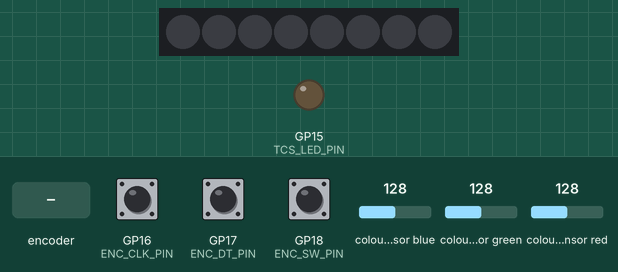
Simulated run of this sketch. Board: Raspberry Pi Pico. On the bench: 8 RGB LEDs in strip order, left to right, output pins drawn as LEDs (lit = HIGH). Inputs (shaded band) come from the test bench; at power-on: GP18 (ENC_SW_PIN) HIGH, GP16 (ENC_CLK_PIN) HIGH, GP17 (ENC_DT_PIN) HIGH, colour sensor blue 128, colour sensor green 128, colour sensor red 128. Dim RGB values are drawn brighter than linear.

Above: at 1.2 s.
1.3 s: rotary encoder on GP16 (ENC_CLK_PIN) / GP17 (ENC_DT_PIN) turned 3 steps (first pin leading)
At 2.5 s:
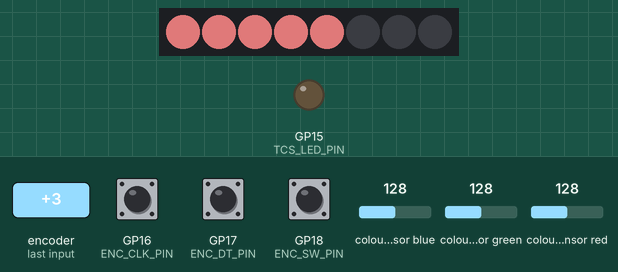
4.2 s: GP18 (ENC_SW_PIN) pulled LOW for 0.15 s
At 5.1 s:
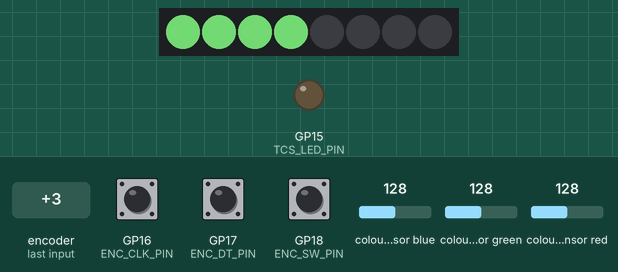
8.5 s: GP18 (ENC_SW_PIN) pulled LOW for 1 s
At 10.8 s:
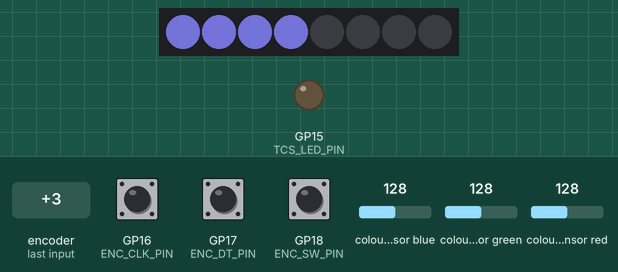
13.7 s: GP18 (ENC_SW_PIN) pulled LOW for 0.15 s
At 14.7 s:
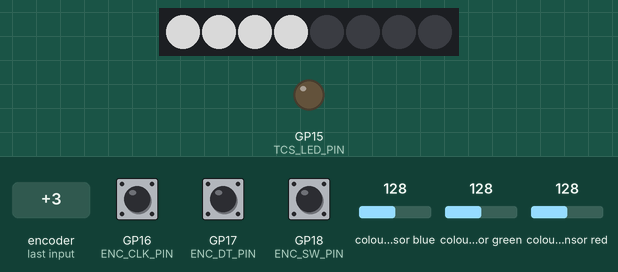
19.5 s: rotary encoder on GP16 (ENC_CLK_PIN) / GP17 (ENC_DT_PIN) turned 1 step (first pin leading)
At 21.7 s:
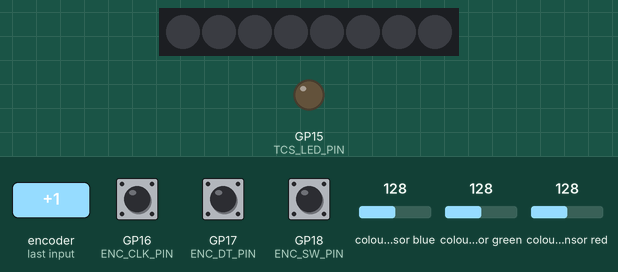
Timing chart, 0 to 23.0 s (numbered marks = the images above; inputs shaded):
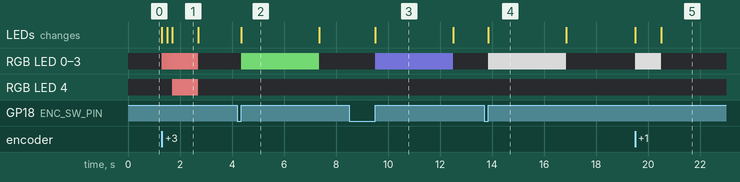

Measured:
- after the input at 1.3 s, RGB LED 0–3: off → RGB(148, 78, 78) at once, → RGB(153, 82, 82) 0.20 s later, → RGB(159, 86, 86) 0.20 s later, → off 1.0 s later; RGB LED 4: off → RGB(159, 86, 86) after 0.40 s, → off 1.0 s later; the LEDs: first change at once (image 1 shows a later state)
- after the input at 4.2 s, RGB LED 0–3: off → RGB(75, 142, 75) after 0.15 s, → off 3.0 s later; the LEDs: change after 0.15 s (image 2)
- after the input at 8.5 s, RGB LED 0–3: off → RGB(75, 75, 142) after 1.0 s, → off 3.0 s later; the LEDs: change after 1.0 s (image 3)
- after the input at 13.7 s, RGB LED 0–3: off → RGB(142, 142, 142) after 0.15 s, → off 3.0 s later; the LEDs: change after 0.15 s (image 4)
- after the input at 19.5 s, RGB LED 0–3: off → RGB(148, 148, 148) at once, → off 1.0 s later; the LEDs: first change at once (image 5 shows a later state)
- what the display in image 2 shows lasts 3.0 s, from 4.4 s to 7.4 s

The sketch:

PiColor.ino
```cpp
// (licence header left out)
#include <Wire.h>
#include <Adafruit_TCS34725.h>
#include <Adafruit_NeoPixel.h>

// --- PIN TANIMLAMALARI ---
#define TCS_LED_PIN 15
#define ENC_CLK_PIN 16
#define ENC_DT_PIN 17
#define ENC_SW_PIN 18
#define NEO_PIN 28
#define NEO_COUNT 8
#define LONG_PRESS_TIME 1000

// --- KAZANÇ VE HASSASİYET TANIMLAMALARI ---
// Seçenekler: 1, 4, 16, 60 (TCS34725 donanımsal limitleri)
#define KAZANC_ORANI 4

// Entegrasyon süresi (Işık toplama süresi):
// TCS34725_INTEGRATIONTIME_50MS, _154MS, _700MS gibi...
#define ENTEGRASYON_SURESI TCS34725_INTEGRATIONTIME_50MS

// Sensör nesnesini makrolar ile başlatıyoruz
Adafruit_TCS34725 tcs = Adafruit_TCS34725(ENTEGRASYON_SURESI,
                        (KAZANC_ORANI == 1)  ? TCS34725_GAIN_1X :
                        (KAZANC_ORANI == 16) ? TCS34725_GAIN_16X :
                        (KAZANC_ORANI == 60) ? TCS34725_GAIN_60X :
                                               TCS34725_GAIN_4X);

// Adafruit_TCS34725 tcs = Adafruit_TCS34725(TCS34725_INTEGRATIONTIME_50MS, TCS34725_GAIN_4X);

Adafruit_NeoPixel strip(NEO_COUNT, NEO_PIN, NEO_GRB + NEO_KHZ800);

enum State { STATE_R, STATE_G, STATE_B, STATE_L };
State currentState = STATE_R;

// --- KATSAYILAR VE DONANIM DEĞİŞKENLERİ ---
volatile float wR = 0.0, wG = 0.0, wB = 0.0, wL = 0.0;
volatile unsigned long lastPulseTime = 0;
volatile bool encoderMoved = false;

// --- ZAMAN VE UYKU DEĞİŞKENLERİ ---
float beklemeSuresiCevirme = 1.0;
float beklemeSuresiTiklama = 3.0;
unsigned long gecerliUykuSuresi = 1000;
unsigned long lastActivityTime = 0;
unsigned long lastButtonPress = 0;
bool ledsActive = false;

// --- VERİ HAVUZU (15 DAKİKALIK RAM TAMPONU) ---
#define MAX_HISTORY_SECONDS 900
float histR[MAX_HISTORY_SECONDS];
float histG[MAX_HISTORY_SECONDS];
float histB[MAX_HISTORY_SECONDS];
int histIndex = 0;       // Sıradaki yazılacak konum
int histCount = 0;       // Havuzda biriken toplam saniye miktarı (İlk açılışta 900'e kadar artar)
unsigned long lastSampleTime = 0;

// --- ÇALIŞMA MODLARI ---
bool testModeActive = false; // Başlangıçta sessiz modda bekle

// --- YARDIMCI FONKSİYON: KALİBRE EDİLMİŞ VERİYİ HESAPLA ---
void getCalibratedColor(float &cR, float &cG, float &cB) {
    uint16_t r, g, b, c;
    tcs.getRawData(&r, &g, &b, &c);

    float l_factor = 1.0 + wL; if (l_factor < 0.05) l_factor = 0.05;
    float r_factor = 1.0 + wR; if (r_factor < 0.05) r_factor = 0.05;
    float g_factor = 1.0 + wG; if (g_factor < 0.05) g_factor = 0.05;
    float b_factor = 1.0 + wB; if (b_factor < 0.05) b_factor = 0.05;

    cR = (r * r_factor) * l_factor;
    cG = (g * g_factor) * l_factor;
    cB = (b * b_factor) * l_factor;
}

// --- DONANIMSAL KESME (ENCODER ISR) ---
void encoderISR() {
    unsigned long currentMillis = millis();
    unsigned long deltaT = currentMillis - lastPulseTime;

    if (deltaT < 15) return; // 15ms Katı Parazit Filtresi

    int dtState = digitalRead(ENC_DT_PIN);
    float step = 0.05;

    if (deltaT < 40) step = 0.20;
    else if (deltaT < 80) step = 0.10;

    if (dtState == LOW) step = -step;

    float tempVal = 0.0;
    switch (currentState) {
        case STATE_R: tempVal = wR + step; break;
        case STATE_G: tempVal = wG + step; break;
        case STATE_B: tempVal = wB + step; break;
        case STATE_L: tempVal = wL + step; break;
    }

    if (tempVal > 1.0) tempVal = 1.0;
    if (tempVal < -1.0) tempVal = -1.0;

    switch (currentState) {
        case STATE_R: wR = tempVal; break;
        case STATE_G: wG = tempVal; break;
        case STATE_B: wB = tempVal; break;
        case STATE_L: wL = tempVal; break;
    }

    lastPulseTime = currentMillis;
    encoderMoved = true;
}

void setup() {
    Serial.begin(115200);

    pinMode(TCS_LED_PIN, OUTPUT);
    digitalWrite(TCS_LED_PIN, LOW);

    Wire.setSDA(4);
    Wire.setSCL(5);
    Wire.begin();
    if(!tcs.begin()) {
        Serial.println("Sensör Bulunamadı!");
    }

    strip.begin();
    strip.show();

    pinMode(ENC_CLK_PIN, INPUT_PULLUP);
    pinMode(ENC_DT_PIN, INPUT_PULLUP);
    pinMode(ENC_SW_PIN, INPUT_PULLUP);

    attachInterrupt(digitalPinToInterrupt(ENC_CLK_PIN), encoderISR, FALLING);
}

void loop() {
    unsigned long currentMillis = millis();
    static bool buttonDown = false;

    // 1. BUTON MANTIĞI
    int sw = digitalRead(ENC_SW_PIN);
    if (sw == LOW) {
        if (!buttonDown) {
            buttonDown = true;
            lastButtonPress = currentMillis;
        }
    } else {
        if (buttonDown) {
            unsigned long duration = currentMillis - lastButtonPress;
            if (duration > LONG_PRESS_TIME) {
                Serial.println(">> UZUN BASILDI (Fonksiyonu İleride Eklenecek)");
            } else if (duration > 50) {
                currentState = (State)((currentState + 1) % 4);
                gecerliUykuSuresi = beklemeSuresiTiklama * 1000;
                lastActivityTime = currentMillis;
                updateLEDs();
            }
            buttonDown = false;
        }
    }

    // 2. ENCODER KONTROLÜ
    if (encoderMoved) {
        encoderMoved = false;
        lastActivityTime = currentMillis;
        gecerliUykuSuresi = beklemeSuresiCevirme * 1000;
        updateLEDs();
    }

    // 3. DİNAMİK UYKU MODU
    if (ledsActive && (currentMillis - lastActivityTime > gecerliUykuSuresi)) {
        strip.clear();
        strip.show();
        ledsActive = false;
    }

    // 4. VERİ HAVUZUNU DOLDURMA (Her 1 Saniyede Bir)
    if (currentMillis - lastSampleTime >= 1000) {
        lastSampleTime = currentMillis;

        float cR, cG, cB;
        getCalibratedColor(cR, cG, cB);

        // Veriyi tampona yaz ve indexi ilerlet
        histR[histIndex] = cR;
        histG[histIndex] = cG;
        histB[histIndex] = cB;

        histIndex = (histIndex + 1) % MAX_HISTORY_SECONDS;
        if (histCount < MAX_HISTORY_SECONDS) {
            histCount++; // 900 saniye dolana kadar sayacı artır
        }
    }

    // 5. TEST MODU (OKU ile tetiklenir, her 300ms'de veri basar)
    static unsigned long lastTestPrint = 0;
    if (testModeActive && (currentMillis - lastTestPrint > 300)) {
        lastTestPrint = currentMillis;
        float cR, cG, cB;
        getCalibratedColor(cR, cG, cB);


        // Debug için ;
        // Serial.print("TEST AKISI => ");
        Serial.print("R:"); Serial.print(cR, 0);
        Serial.print(" G:"); Serial.print(cG, 0);
        Serial.print(" B:"); Serial.println(cB, 0);
    }

    // 6. SERİ HABERLEŞME (BİLGİSAYARDAN GELEN KOMUTLAR)
    if (Serial.available() > 0) {
        String cmd = Serial.readStringUntil('\n');
        cmd.trim();
        cmd.toUpperCase();

        // YENİ EKLENEN KİMLİK DOĞRULAMA (HANDSHAKE) KOMUTU
        if (cmd == "KIMSIN") {
            Serial.println("BENIM_OZEL_PICOM_V1");
        }
        else if (cmd == "OKU") {
            // Sadece OKU gelirse canlı veri akışını başlat
            testModeActive = true;
            Serial.println(">> CANLI AKIS BASLADI (Durdurmak icin OKU_X veya OKU_0 gonderin)");
        }
        else if (cmd.startsWith("OKU_")) {
            // Parametreli bir komut gelirse canlı akışı (stream) hemen durdur
            testModeActive = false;

            String param = cmd.substring(4);
            int minutes = param.toInt();

            if (minutes == 0) {
                // OKU_0: Sadece o anki değeri TEK SEFERLİK gönder
                float cR, cG, cB;
                getCalibratedColor(cR, cG, cB);
                Serial.print("ANLIK TEK OKUMA => R:"); Serial.print(cR, 0);
                Serial.print(" G:"); Serial.print(cG, 0);
                Serial.print(" B:"); Serial.println(cB, 0);
            }
            else {
                // OKU_X: X dakikalık ortalamayı TEK SEFERLİK gönder
                if (minutes > 15) minutes = 15; // 15 dakika güvenlik sınırı

                int reqSeconds = minutes * 60;
                int calcSeconds = (reqSeconds > histCount) ? histCount : reqSeconds;

                if (calcSeconds == 0) {
                    Serial.println("HATA: Henuz ortalama alinacak kadar veri birikmedi.");
                } else {
                    float sumR = 0, sumG = 0, sumB = 0;

                    for (int i = 0; i < calcSeconds; i++) {
                        int idx = histIndex - 1 - i;
                        if (idx < 0) idx += MAX_HISTORY_SECONDS;

                        sumR += histR[idx];
                        sumG += histG[idx];
                        sumB += histB[idx];
                    }

                    // Debug için ;
                    // Serial.print("ORTALAMA (Son "); Serial.print(calcSeconds); Serial.print(" Sn) => ");
                    Serial.print("R:"); Serial.print(sumR / calcSeconds, 0);
                    Serial.print(" G:"); Serial.print(sumG / calcSeconds, 0);
                    Serial.print(" B:"); Serial.println(sumB / calcSeconds, 0);
                }
            }
        }
        else if (cmd == "RAW") {
            testModeActive = true; // Sürekli akış varsa durdur
            uint16_t r, g, b, c;
            tcs.getRawData(&r, &g, &b, &c);

            Serial.print("HAM VERI (RAW) => "); // niye bilmiyorum ama ham veri vermiyor. katsayılı veriyor.
            Serial.print("R:"); Serial.print(r);
            Serial.print(" G:"); Serial.print(g);
            Serial.print(" B:"); Serial.print(b);
            Serial.print(" C:"); Serial.println(c);
        }
        else {
            Serial.print("Girebileceğin emirler şunlar: KIMSIN, OKU, OKU_X, RAW");
        }
    }
}

// --- LED GÖRSELLEŞTİRME ---
void updateLEDs() {
    float val = 0.0;
    if (currentState == STATE_R) val = wR;
    else if (currentState == STATE_G) val = wG;
    else if (currentState == STATE_B) val = wB;
    else val = wL;

    float norm = (val + 1.0) / 2.0;
    int numLeds = (norm * (NEO_COUNT - 1)) + 1;

    int br = 30 + (norm * 225);
    int w = norm * 150;

    strip.clear();
    for(int i = 0; i < numLeds; i++) {
        if (currentState == STATE_R)      strip.setPixelColor(i, strip.Color(br, w, w));
        else if (currentState == STATE_G) strip.setPixelColor(i, strip.Color(w, br, w));
        else if (currentState == STATE_B) strip.setPixelColor(i, strip.Color(w, w, br));
        else                              strip.setPixelColor(i, strip.Color(br, br, br));
    }
    strip.show();
    ledsActive = true;
}
```
